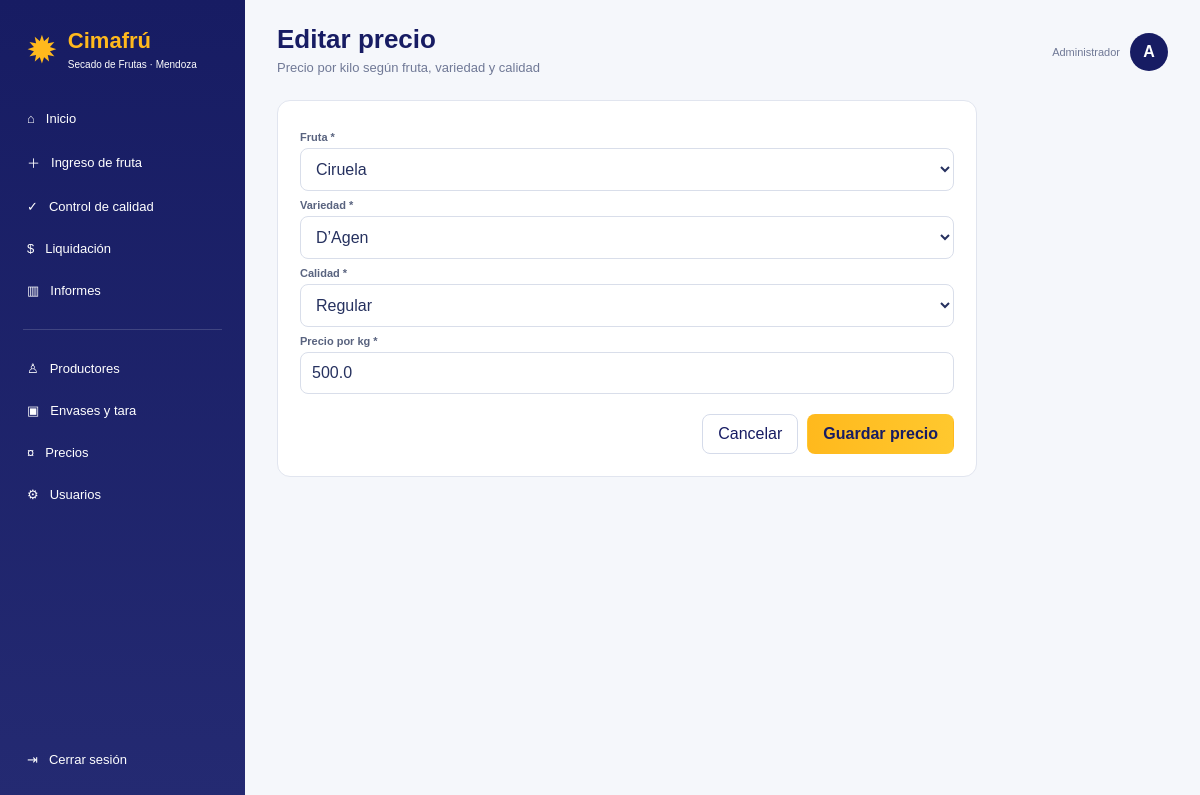
The app's page /precios/2/editar (signed in) with its own data.
### app.py (models this page shows)
class Usuario(UserMixin,db.Model):
    id=db.Column(db.Integer,primary_key=True); usuario=db.Column(db.String(100),unique=True,nullable=False)
    password=db.Column(db.String(200),nullable=False); nombre=db.Column(db.String(120),default='')
    rol=db.Column(db.String(30),default='general',nullable=False); activo=db.Column(db.Boolean,default=True,nullable=False)

class Precio(db.Model):
    id=db.Column(db.Integer,primary_key=True); fruta=db.Column(db.String(100),nullable=False); variedad=db.Column(db.String(100),nullable=False); calidad=db.Column(db.String(50),nullable=False); precio_kg=db.Column(db.Float,nullable=False); fecha=db.Column(db.DateTime,default=datetime.utcnow,nullable=False)

### app.py (the view, shortened to what this page needs)
@app.route('/precios/<int:id>/editar',methods=['GET','POST'])
@roles_requeridos('precios','general')
def editar_precio(id):
    p=db.session.get(Precio,id)
    if not p: abort(404)
    return render_template('precio_form.html',precio=p)

### app.py (called while the page is built)
@login_manager.user_loader
def cargar_usuario(uid): return db.session.get(Usuario,int(uid))

@app.context_processor
def globals_template(): return {'ROLES':ROLES,'FRUTAS':FRUTAS,'VARIEDADES':VARIEDADES}

def roles_requeridos(*roles):
    def deco(view):
        @wraps(view)
        def wrapped(*args,**kwargs):
            if not current_user.is_authenticated: return login_manager.unauthorized()
            if not current_user.activo: logout_user(); flash('Usuario desactivado.','error'); return redirect(url_for('login'))
            if current_user.rol not in roles and current_user.rol!='administrador': abort(403)
            return view(*args,**kwargs)
        return wrapped
    return deco

@app.before_request
def bloquear_inactivos():
    if current_user.is_authenticated and not current_user.activo and request.endpoint not in ('logout','login','static'):
        logout_user(); return redirect(url_for('login'))

### templates/precio_form.html (shortened to what this page needs)
{% extends 'base.html' %}{% block header %}{{'Editar precio' if precio else 'Nuevo precio'}}{% endblock %}{% block subtitle %}Precio por kilo según fruta, variedad y calidad{% endblock %}{% block content %}<form method="POST" class="card form-narrow"><label>Fruta *</label><select name="fruta" id="fruta" required>{% for f in FRUTAS %}<option value="{{f}}" {% if precio and precio.fruta==f %}selected{% endif %}>{{f}}</option>{% endfor %}</select><label>Variedad *</label><select name="variedad" id="variedad" required>{% if precio %}<option selected value="{{precio.variedad}}">{{precio.variedad}}</option>{% endif %}</select><label>Calidad *</label><select name="calidad" required>{% for c in ['Excelente','Buena','Regular','Rechazo'] %}<option value="{{c}}" {% if precio and precio.calidad==c %}selected{% endif %}>{{c}}</option>{% endfor %}</select><label>Precio por kg *</label><input name="precio_kg" type="number" step="0.01" min="0" value="{{precio.precio_kg if precio else ''}}" required><div class="form-actions"><a class="btn-secondary" href="{{url_for('precios')}}">Cancelar</a><button class="btn-primary">Guardar precio</button></div></form>{% endblock %}

### templates/base.html (shortened to what this page needs)
<!doctype html><html lang="es"><head><link rel="stylesheet" href="{{ url_for('static',filename='estilos.css') }}"></head><body>
<aside class="sidebar"><div class="brand"><div class="brand-mark">✹</div><div><strong>Cimafrú</strong><small>Secado de Frutas · Mendoza</small></div></div><nav class="nav">
<a href="{{url_for('dashboard')}}">⌂ <span>Inicio</span></a>{% if current_user.rol in ['administrador','general','bascula'] %}<a href="{{url_for('ingreso_fruta')}}">＋ <span>Ingreso de fruta</span></a>{% endif %}{% if current_user.rol in ['administrador','general','calidad'] %}<a href="{{url_for('cola_calidad')}}">✓ <span>Control de calidad</span></a>{% endif %}{% if current_user.rol in ['administrador','general','liquidaciones'] %}<a href="{{url_for('liquidaciones')}}">$ <span>Liquidación</span></a>{% endif %}<a href="{{url_for('informes')}}">▥ <span>Informes</span></a><div class="nav-separator"></div>{% if current_user.rol in ['administrador','general','bascula'] %}<a href="{{url_for('productores')}}">♙ <span>Productores</span></a><a href="{{url_for('envases')}}">▣ <span>Envases y tara</span></a>{% endif %}{% if current_user.rol in ['administrador','general','precios'] %}<a href="{{url_for('precios')}}">¤ <span>Precios</span></a>{% endif %}{% if current_user.rol=='administrador' %}<a href="{{url_for('usuarios')}}">⚙ <span>Usuarios</span></a>{% endif %}</nav><a class="logout" href="{{url_for('logout')}}">⇥ <span>Cerrar sesión</span></a></aside>
<main class="contenido"><header class="topbar"><div><h1>{% block header %}{% endblock %}</h1><p>{% block subtitle %}{% endblock %}</p></div><div class="perfil"><span class="role">{{ ROLES.get(current_user.rol,current_user.rol) }}</span><div class="avatar">{{ current_user.usuario[0]|upper }}</div></div></header>{% block content %}{% endblock %}</main></body></html>

### static/estilos.css (style rules this page uses)
:root { --navy:#171c63;--navy2:#292f7b;--yellow:#ffb91d;--bg:#f5f7fb;--text:#26315f;--muted:#707996;--line:#e1e5ef;--green:#3da45b;--red:#d95c50 }
* { box-sizing:border-box }
body { margin:0;background:var(--bg);font-family:Arial,sans-serif;color:var(--text) }
a { text-decoration:none;color:inherit }
button,input,select,textarea { font:inherit }
.sidebar { position:fixed;left:0;top:0;bottom:0;width:245px;background:linear-gradient(180deg,var(--navy),#242a72);color:#fff;padding:22px 14px;display:flex;flex-direction:column;z-index:10 }
.brand { display:flex;gap:10px;align-items:center;padding:6px 12px 28px }
.brand-mark { font-size:38px;color:var(--yellow) }
.brand strong { display:block;color:var(--yellow);font-size:22px }
.brand small { font-size:10px }
.nav { display:flex;flex-direction:column;gap:5px }
.nav a,.logout { padding:11px 13px;border-radius:9px;display:flex;gap:11px;align-items:center;font-size:13px }
.nav-separator { height:1px;background:#ffffff28;margin:15px 9px }
.logout { margin-top:auto }
.contenido { margin-left:245px;padding:24px 32px;min-height:100vh }
.topbar { display:flex;justify-content:space-between;align-items:center;margin-bottom:20px }
.topbar h1 { margin:0;color:var(--navy);font-size:26px }
.topbar p { margin:5px 0;color:var(--muted);font-size:13px }
.perfil { display:flex;align-items:center;gap:10px }
.role { font-size:11px;color:var(--muted) }
.avatar { width:38px;height:38px;border-radius:50%;background:var(--navy);color:#fff;display:grid;place-items:center;font-weight:bold }
.stat,.quick,.card { background:#fff;border:1px solid var(--line);border-radius:13px }
.card { padding:22px;margin-bottom:16px }
.form-narrow { max-width:700px }
label { display:block;font-size:11px;font-weight:bold;color:#59637f;margin:8px 0 5px }
input,select,textarea { width:100%;padding:11px;border:1px solid #d9deea;border-radius:8px;background:#fff;color:var(--text) }
.btn-primary,.btn-secondary,.btn-small { display:inline-flex;align-items:center;justify-content:center;padding:10px 15px;border-radius:8px;border:1px solid transparent;cursor:pointer }
.btn-primary { background:linear-gradient(90deg,var(--yellow),#ffc82e);color:var(--navy);font-weight:bold }
.btn-secondary { border-color:#d5dbea;background:#fff;color:var(--navy) }
.form-actions { display:flex;justify-content:flex-end;gap:9px;margin-top:20px }

### records on screen
Usuario: get "Administrador", usuario "A"
Precio: fruta "Ciruela", variedad "D’Agen", calidad "Regular", precio_kg "500.0"

### other values on screen
{{ 'Editar precio' if precio else 'Nuevo precio' }} "Editar precio"
